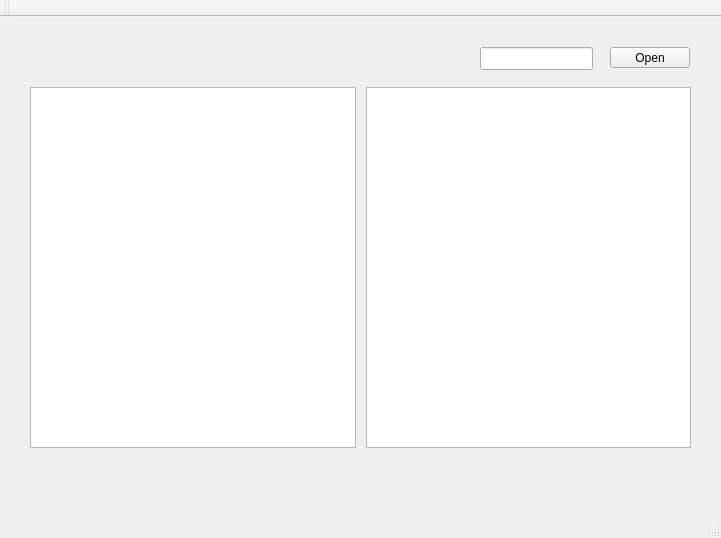
<?xml version="1.0" encoding="UTF-8"?>
<ui version="4.0">
 <class>MainWindow</class>
 <widget class="QMainWindow" name="MainWindow">
  <property name="geometry">
   <rect>
    <x>0</x>
    <y>0</y>
    <width>721</width>
    <height>538</height>
   </rect>
  </property>
  <property name="windowTitle">
   <string>MainWindow</string>
  </property>
  <widget class="QWidget" name="centralWidget">
   <widget class="QPushButton" name="openImageButton">
    <property name="geometry">
     <rect>
      <x>610</x>
      <y>30</y>
      <width>80</width>
      <height>21</height>
     </rect>
    </property>
    <property name="text">
     <string>Open</string>
    </property>
   </widget>
   <widget class="QLineEdit" name="imageNameEdit">
    <property name="geometry">
     <rect>
      <x>480</x>
      <y>30</y>
      <width>113</width>
      <height>23</height>
     </rect>
    </property>
   </widget>
   <widget class="QWidget" name="">
    <property name="geometry">
     <rect>
      <x>20</x>
      <y>60</y>
      <width>681</width>
      <height>381</height>
     </rect>
    </property>
    <layout class="QGridLayout" name="gridLayout">
     <property name="leftMargin">
      <number>10</number>
     </property>
     <property name="topMargin">
      <number>10</number>
     </property>
     <property name="rightMargin">
      <number>10</number>
     </property>
     <property name="bottomMargin">
      <number>10</number>
     </property>
     <property name="horizontalSpacing">
      <number>10</number>
     </property>
     <item row="0" column="0">
      <widget class="QGraphicsView" name="graphicsView"/>
     </item>
     <item row="0" column="1">
      <widget class="QGraphicsView" name="graphicsView_2"/>
     </item>
    </layout>
   </widget>
  </widget>
  <widget class="QMenuBar" name="menuBar">
   <property name="geometry">
    <rect>
     <x>0</x>
     <y>0</y>
     <width>721</width>
     <height>20</height>
    </rect>
   </property>
  </widget>
  <widget class="QToolBar" name="mainToolBar">
   <attribute name="toolBarArea">
    <enum>TopToolBarArea</enum>
   </attribute>
   <attribute name="toolBarBreak">
    <bool>false</bool>
   </attribute>
  </widget>
  <widget class="QStatusBar" name="statusBar"/>
 </widget>
 <layoutdefault spacing="6" margin="11"/>
 <resources/>
 <connections/>
</ui>
